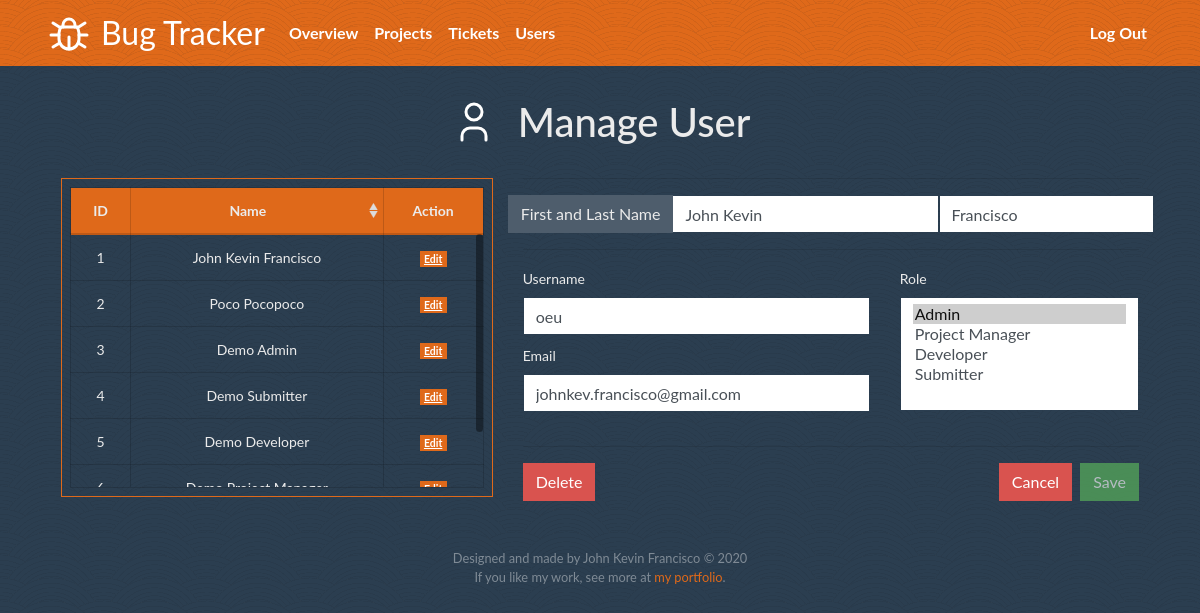
Page /manage_user/1 (signed in) on the earlier database version.
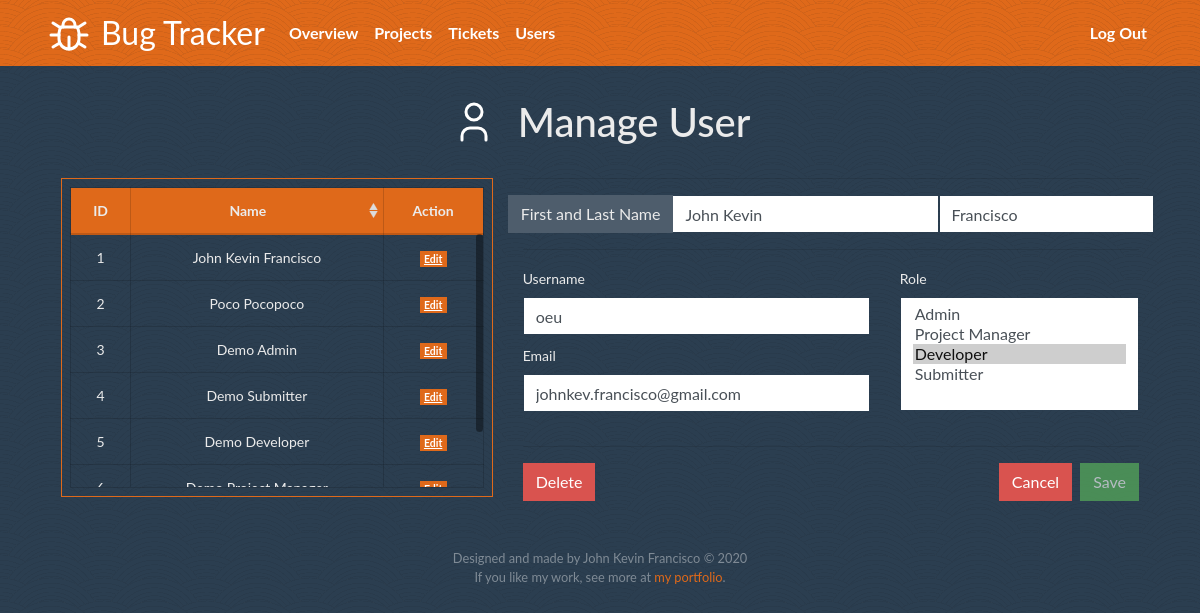
Same page on the later database version.
### bugtracker.py (the view)
@app.route("/manage_user/<int:url_user_id>", methods=["GET", "POST"])
@login_required
def manage_user(url_user_id):
    if request.method == "POST":
        userlist = User.query.with_entities(User.user_id, User.user_name, User.user_first_name, User.user_last_name).all()
        user = User.query.get(url_user_id)
        new_user_name = request.form.get("f_user_name")
        usernamelist = User.query.with_entities(User.user_name).all()
        usernamelist = [user[0] for user in usernamelist]
        if new_user_name in usernamelist and new_user_name != user.user_name:
            return render_template("/users/manage_user.html",
                                    msg_error="Username is taken, please choose another username.",
                                    userlist=userlist,
                                    user=user)
        new_user_email = request.form.get("f_user_email")
        new_user_first_name = request.form.get("f_user_first_name")
        new_user_last_name = request.form.get("f_user_last_name")
        new_user_role = request.form.get("f_user_role")
        user.user_name = new_user_name
        user.user_email = new_user_email
        user.user_first_name = new_user_first_name
        user.user_last_name = new_user_last_name
        user.user_role = new_user_role
        db.session.commit()
        msg_success = f"User {user.user_name} updated!"
        return redirect(url_for('manage_users', msg_success=msg_success))
    else:
        userlist = User.query.with_entities(User.user_id, User.user_name, User.user_first_name, User.user_last_name).all()
        user = User.query.get(url_user_id)
        return render_template("/users/manage_user.html",
                                userlist=userlist,
                                user=user)

### bugtracker.py (called while the page is built)
@app.after_request
def after_request(response):
    response.headers["Cache-Control"] = "no-cache, no-store, must-revalidate"
    response.headers["Expires"] = 0
    response.headers["Pragma"] = "no-cache"
    return response

### helpers.py (called while the page is built)
def login_required(f):
    @wraps(f)
    def decorated_function(*args, **kwargs):
        if session.get("user_id") is None:
            return redirect("/login")
        return f(*args, **kwargs)
    return decorated_function

### templates/users/manage_user.html (shortened to what the changed rows need)
{% extends "layout.html" %}
{% block head %}
<link rel="stylesheet" href="/static/css/bootstrap-table.min.css">
{% endblock %}
{% block main %}
<div class="container">
    <div class="row my-3">
        <div class="mx-auto">
            <h1 class="d-inline-flex align-middle m-0">Manage User</h1>
        </div>
    </div>
<div class="row">
    <div class="col-lg order-lg-2 mb-3">
        <form action="/manage_user/{{ user['user_id'] }}" method="POST"  class="text-left needs-validation" novalidate>
            <div class="row my-3 ">
                <div class="col-md-5">
                    <div class="form-group">
                        <div class="hidden-overflow">
                            <select name="f_user_role" class="form-control" id="f_user_role" size="5" required>
                                <option value="Admin" {{ "selected='selected'" if user['user_role'] == 'Admin' else '' }}>Admin</option>
                                <option value="Project Manager" {{ "selected='selected'" if user['user_role'] == 'Project Manager' else '' }}>Project Manager</option>
                                <option value="Developer" {{ "selected='selected'" if user['user_role'] == 'Developer' else '' }}>Developer</option>
                                <option value="Submitter" {{ "selected='selected'" if user['user_role'] == 'Submitter' else '' }}>Submitter</option>
                            </select>
                        </div>
                    </div>
                </div>
            </div>
        </form>
    </div>
    <div class="col-lg-5 order-lg-1">
        <div  class="border border-primary my-3 p-2">
            <div class="border-bottom border-darker">
                <table id="users-list" class="table table-hover border border-darker" data-toggle="table" data-height="300">
                    <thead class="border border-primary">
                        <tr class="table-primary border border-darker">
                            <th class="border border-darker">ID</td>
                            <th data-sortable="true" class="border border-darker">Name</td>
                            <th class="border border-darker">Action</td>
                        </tr>
                    </thead>
                </table>
            </div>
        </div>
    </div>
</div>
</div>
{% endblock %}

Differences in the rows shown:
changed User "John Kevin Francisco": user_role "Admin" → "Developer" (drawn)
Other differences:
form field f_user_role: "Admin ☑ / Project Manager / Developer / Submitter" → "Admin / Project Manager / Developer ☑ / Submitter"
